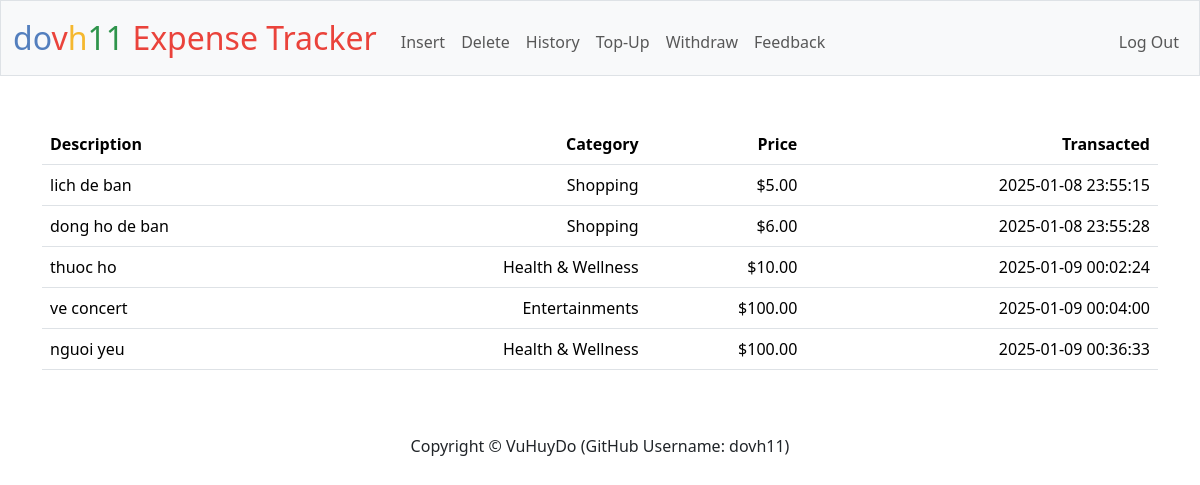
The page /history (signed in) on the database its author committed.
### tables this page shows
CREATE TABLE transactions (id INTEGER PRIMARY KEY AUTOINCREMENT NOT NULL, user_id INTEGER, description TEXT, category TEXT, price REAL, date TIMESTAMP);

### app.py (the view)
@app.route("/history", methods=["GET", "POST"])
@login_required
def history():
    user_id = session["user_id"]
    rows = db.execute(
        "SELECT description, category, price, date FROM transactions WHERE user_id = ?", user_id
    )
    return render_template("history.html", rows=rows)

### app.py (called while the page is built)
@app.after_request
def after_request(response):
    response.headers["Cache-Control"] = "no-cache, no-store, must-revalidate"
    response.headers["Expires"] = 0
    response.headers["Pragma"] = "no-cache"
    return response

### helpers.py (called while the page is built)
def login_required(f):
    @wraps(f)
    def decorated_function(*args, **kwargs):
        if session.get("user_id") is None:
            return redirect("/login")
        return f(*args, **kwargs)
    return decorated_function

def usd(value):
    return f"${value:,.2f}"

### templates/history.html (shortened to what this page needs)
{% extends "layout.html" %}
{% block main %}
    <table class="table">
        <thead>
            <tr>
                <th class="text-start">Description</th>
                <th class="text-end">Category</th>
                <th class="text-end">Price</th>
                <th class="text-end">Transacted</th>
            </tr>
        </thead>
        <tbody>
            {% for row in rows %}
                <tr>
                    <td class="text-start">{{ row.description }}</td>
                    <td class="text-end">{{ row.category }}</td>
                    <td class="text-end">{{ row.price | usd }}</td>
                    <td class="text-end">{{ row.date }}</td>
                </tr>
            {% endfor %}
        </tbody>
    </table>
{% endblock %}

### rows shown on the page
transactions: description "lich de ban", category "Shopping", price "$5.00", date "2025-01-08 23:55:15"
transactions: description "dong ho de ban", category "Shopping", price "$6.00", date "2025-01-08 23:55:28"
transactions: description "thuoc ho", category "Health & Wellness", price "$10.00", date "2025-01-09 00:02:24"
transactions: description "ve concert", category "Entertainments", price "$100.00", date "2025-01-09 00:04:00"
transactions: description "nguoi yeu", category "Health & Wellness", price "$100.00", date "2025-01-09 00:36:33"
